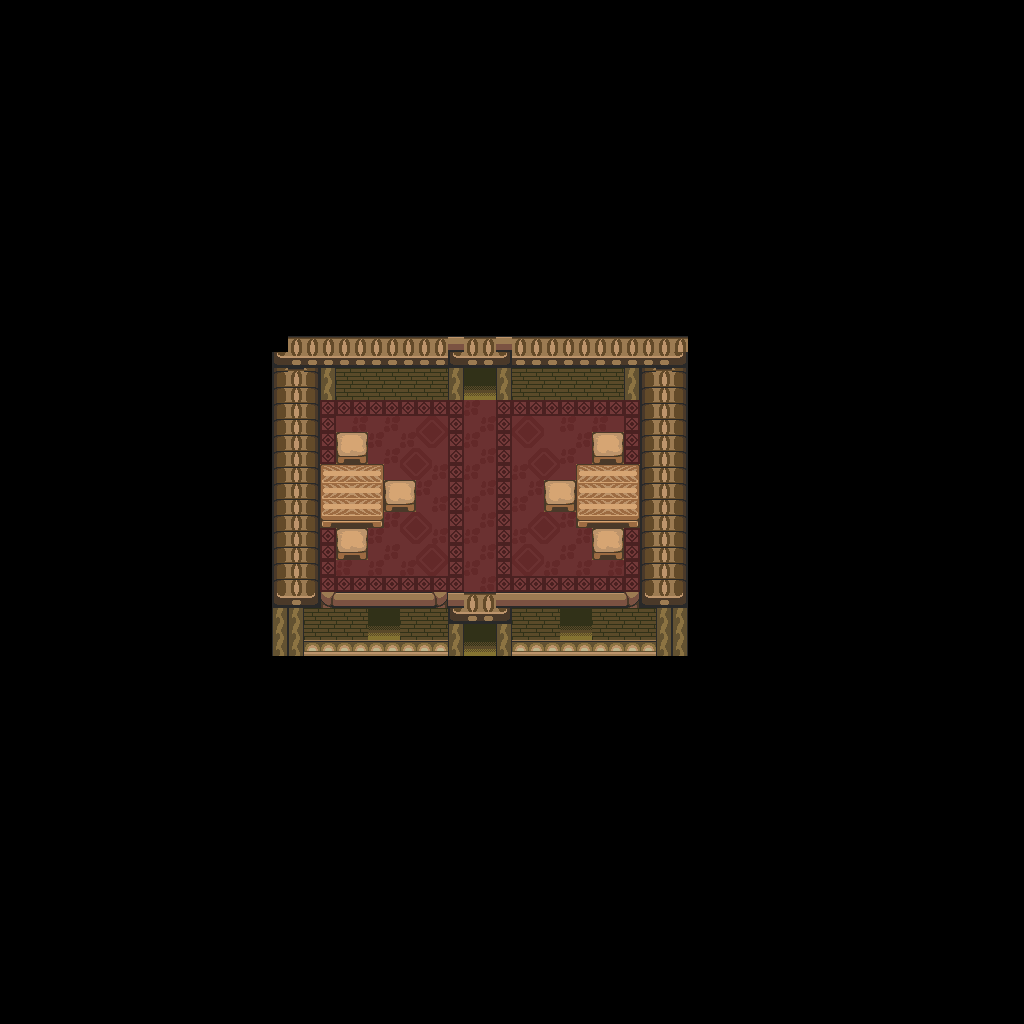

Below is a game level as drawn by its tile map, then a one-line description and the .tmx that defines it (tile-layer data replaced by summaries):
An orthogonal 64x64 tile map with 16x16 px tiles, 1 tile layer (base), 1 hidden layer not drawn and 24 objects.

<map version="1.10" tiledversion="1.12.1" orientation="orthogonal" renderorder="right-down" width="64" height="64" tilewidth="16" tileheight="16" infinite="0" nextlayerid="3" nextobjectid="25">
 <tileset firstgid="1" source="../classiciphone_pics4.tsx" />
 <layer id="1" name="base" width="64" height="64">
  <data>[4096 cells, 4096 non-empty, 39 distinct tile ids]</data>
 </layer>
 <layer id="2" name="collision" width="64" height="64" visible="0">
  <properties><property name="collision" value="true" /></properties>
  <data>[4096 cells, 3872 non-empty, 1 distinct tile ids]</data>
 </layer>
 <objectgroup id="3" name="npcs">
  <object id="1" x="448.0" y="368.0" width="16" height="16">
   <properties>
    <property name="script" type="string">-- Auto-converted from GraalScript
-- // Graal2002 NPC by Stefan Knorr
-- if (created) {
-- // Initialize the attributes
-- showcharacter;
-- setcharprop #3,head441.png;
-- setcharprop #C0,orange;
-- setcharprop #C1,darkred;
-- setcharprop #C2,black;
-- setcharprop #C3,black;
-- setcharprop #C4,red;
-- setcharprop #n,Friggin Luda;
-- setcharprop #2,blackscabbard-shield.png;
-- setcharprop #8,body.png;
-- ap = 0;
-- shieldpower = 1;
-- dir = 2;
-- x = 28.5; y = 23;
end
-- if (playerenters || timeout) {
-- if (playerscount &gt; 0) {
-- if (this.pos == 0) message Yo, I'm Friggin Luda...eh!.;
-- if (this.pos == 1) message Gimme your ticket yo!;
-- if (this.pos == 2) message This is the madest show in the studio, yo.;
-- if (this.pos == 3) message Now step up for some Treasure Hunt because that's how I flow!. :);
self.pos = (this.pos + 1) % 4
-- timeout = 5;
end
end
-- if (playertouchsme) {
-- if (strtofloat(#s(clientr.gcstudtix)) &gt; 0) {
-- setstring clientr.gcstudtix,#v(strtofloat(#s(clientr.gcstudtix))-1);
-- setlevel2 gc_studioo_01.nw,29.5,61;
end
end</property>
   </properties>
  </object>
  <object id="2" x="272.0" y="336.0" width="16" height="16">
   <properties>
    <property name="gani" value="corner-left.png" />
    <property name="script" type="string">-- Auto-converted from GraalScript
</property>
   </properties>
  </object>
  <object id="3" x="672.0" y="336.0" width="16" height="16">
   <properties>
    <property name="gani" value="corner-right.png" />
    <property name="script" type="string">-- Auto-converted from GraalScript
</property>
   </properties>
  </object>
  <object id="4" x="672.0" y="368.0" width="16" height="16">
   <properties>
    <property name="gani" value="corner-right.png" />
    <property name="script" type="string">-- Auto-converted from GraalScript
</property>
   </properties>
  </object>
  <object id="5" x="640.0" y="368.0" width="16" height="16">
   <properties>
    <property name="gani" value="corner-left.png" />
    <property name="script" type="string">-- Auto-converted from GraalScript
</property>
   </properties>
  </object>
  <object id="6" x="272.0" y="368.0" width="16" height="16">
   <properties>
    <property name="gani" value="corner-left.png" />
    <property name="script" type="string">-- Auto-converted from GraalScript
</property>
   </properties>
  </object>
  <object id="7" x="304.0" y="368.0" width="16" height="16">
   <properties>
    <property name="gani" value="corner-right.png" />
    <property name="script" type="string">-- Auto-converted from GraalScript
</property>
   </properties>
  </object>
  <object id="8" x="464.0" y="368.0" width="16" height="16">
   <properties>
    <property name="gani" value="door.png" />
    <property name="script" type="string">-- Auto-converted from GraalScript
-- // NPC made by Stefan Knorr
-- if (created) {
-- setimg door.png;
-- setshape 1,32,32;
end
-- if (playertouchsme) {
-- hide;
-- sleep 3;
-- show;
end</property>
   </properties>
  </object>
  <object id="9" x="368.0" y="608.0" width="16" height="16">
   <properties>
    <property name="gani" value="classic_window.png" />
    <property name="script" type="string">-- Auto-converted from GraalScript
-- // NPC made by Exodus (LAT)
-- if (created) {
end
-- if (playertouchsme) {
end</property>
   </properties>
  </object>
  <object id="10" x="560.0" y="608.0" width="16" height="16">
   <properties>
    <property name="gani" value="classic_window.png" />
    <property name="script" type="string">-- Auto-converted from GraalScript
-- // NPC made by Exodus (LAT)
-- if (created) {
end
-- if (playertouchsme) {
end</property>
   </properties>
  </object>
  <object id="11" x="448.0" y="592.0" width="16" height="16">
   <properties>
    <property name="gani" value="corner-left.png" />
    <property name="script" type="string">-- Auto-converted from GraalScript
</property>
   </properties>
  </object>
  <object id="12" x="496.0" y="592.0" width="16" height="16">
   <properties>
    <property name="gani" value="corner-right.png" />
    <property name="script" type="string">-- Auto-converted from GraalScript
</property>
   </properties>
  </object>
  <object id="13" x="464.0" y="624.0" width="16" height="16">
   <properties>
    <property name="gani" value="door.png" />
    <property name="script" type="string">-- Auto-converted from GraalScript
-- // NPC made by Stefan Knorr
-- if (created) {
-- setimg door.png;
-- setshape 1,32,32;
end
-- if (playertouchsme) {
-- hide;
-- sleep 3;
-- show;
end</property>
   </properties>
  </object>
  <object id="14" x="496.0" y="336.0" width="16" height="16">
   <properties>
    <property name="gani" value="corner-right.png" />
    <property name="script" type="string">-- Auto-converted from GraalScript
</property>
   </properties>
  </object>
  <object id="15" x="448.0" y="336.0" width="16" height="16">
   <properties>
    <property name="gani" value="corner-left.png" />
    <property name="script" type="string">-- Auto-converted from GraalScript
</property>
   </properties>
  </object>
  <object id="16" x="384.0" y="480.0" width="16" height="16">
   <properties>
    <property name="gani" value="amz_chair.png" />
    <property name="script" type="string">-- Auto-converted from GraalScript
-- // NPC made by Luda (Macabre)
-- drawunderplayer;
self.dontblock = true</property>
   </properties>
  </object>
  <object id="17" x="336.0" y="528.0" width="16" height="16">
   <properties>
    <property name="gani" value="amz_chair.png" />
    <property name="script" type="string">-- Auto-converted from GraalScript
-- // NPC made by Luda (Macabre)
-- drawunderplayer;
self.dontblock = true</property>
   </properties>
  </object>
  <object id="18" x="544.0" y="480.0" width="16" height="16">
   <properties>
    <property name="gani" value="amz_chair.png" />
    <property name="script" type="string">-- Auto-converted from GraalScript
-- // NPC made by Luda (Macabre)
-- drawunderplayer;
self.dontblock = true</property>
   </properties>
  </object>
  <object id="19" x="592.0" y="528.0" width="16" height="16">
   <properties>
    <property name="gani" value="amz_chair.png" />
    <property name="script" type="string">-- Auto-converted from GraalScript
-- // NPC made by Luda (Macabre)
-- drawunderplayer;
self.dontblock = true</property>
   </properties>
  </object>
  <object id="20" x="336.0" y="432.0" width="16" height="16">
   <properties>
    <property name="gani" value="amz_chair.png" />
    <property name="script" type="string">-- Auto-converted from GraalScript
-- // NPC made by Luda (Macabre)
-- drawunderplayer;
self.dontblock = true</property>
   </properties>
  </object>
  <object id="21" x="592.0" y="432.0" width="16" height="16">
   <properties>
    <property name="gani" value="amz_chair.png" />
    <property name="script" type="string">-- Auto-converted from GraalScript
-- // NPC made by Luda (Macabre)
-- drawunderplayer;
self.dontblock = true</property>
   </properties>
  </object>
  </objectgroup>
</map>
<!-- 3 of 24 objects omitted -->
